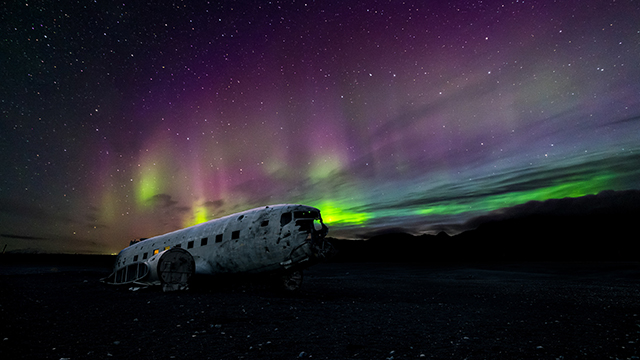
#> input picture img/light.jpg, 640 x 360 px
$ python animation_one.py
#> lines starting #> are read from the running program, lines starting #| are printed output that depends on the picture
from PIL import Image
import numpy as np
import math


# [69 lines left out: functions roll_horizontal, wipe_vertical, fade, panning, hole, not called in this run]


def rotate(image, alpha=math.pi / 6):
#> called with alpha = 0.524
    arr = np.asarray(image)
#> arr is the input picture: shape (360, 640, 3); mean R, G, B 43.5, 38.9, 48.6
    res = np.zeros(arr.shape)
    vector = [[math.cos(alpha), -math.sin(alpha), 0], [math.sin(alpha), math.cos(alpha), 0], [0, 0, 1]]
    for x in range(len(arr)):
        for y in range(len(arr[0, :])):
            point = np.dot(np.array([x, y, 1]), np.array(vector))
            new_x, new_y = point[:2]
            new_x = int(np.round(new_x))
            new_y = int(np.round(new_y))
            if new_x >= res.shape[0] or new_y >= res.shape[1]:
                continue
            res[new_x, new_y, :] = arr[x, y, :]
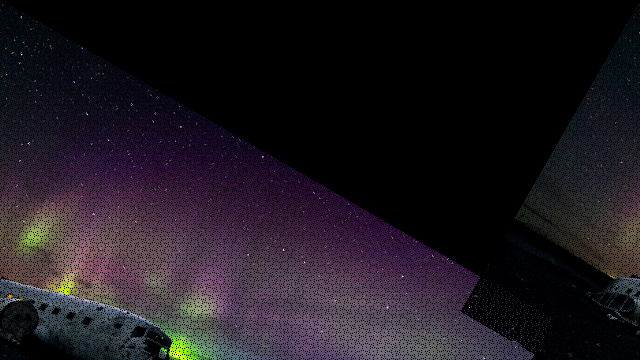
#> res: shape (360, 640, 3) float64; mean R, G, B 29.9, 23.9, 31.1

    img = Image.fromarray(np.uint8(res))
    img.show()
    img.save('tmp/%s-%s.jpg' % ('rotate', alpha), 'JPEG')


if __name__ == '__main__':
    # [5 lines of commented-out code are left out]
    rotate(Image.open('img/light.jpg'))  # 还有很大点问题
